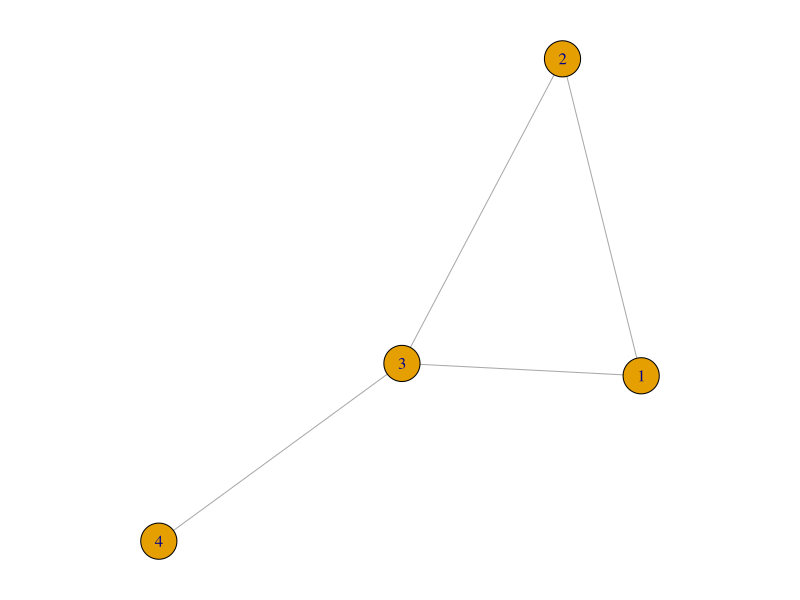
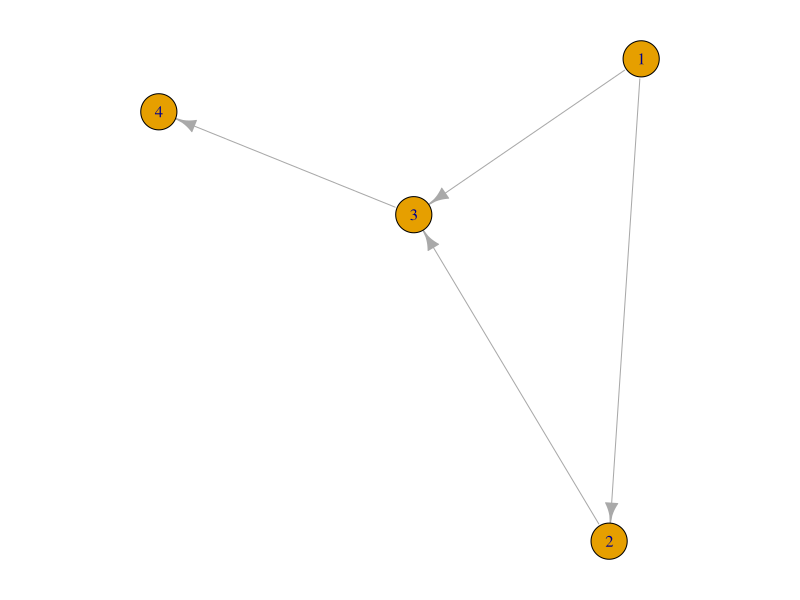
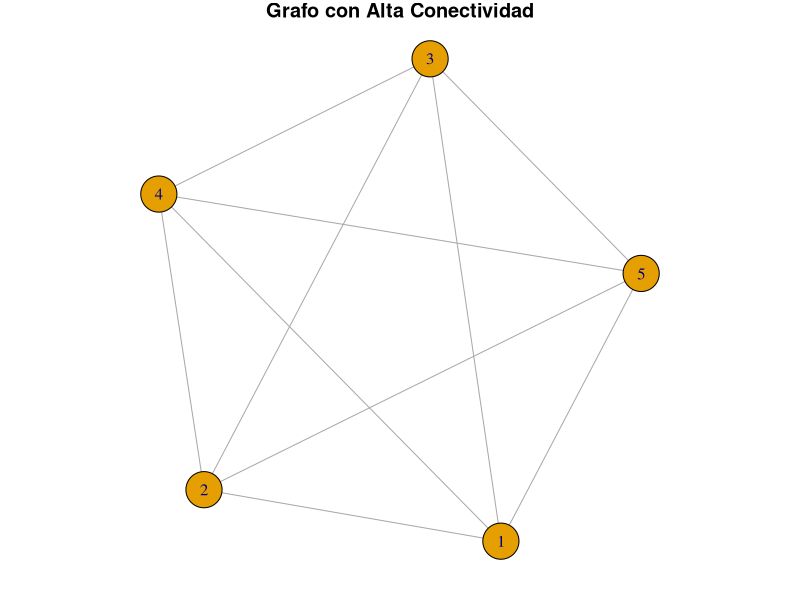
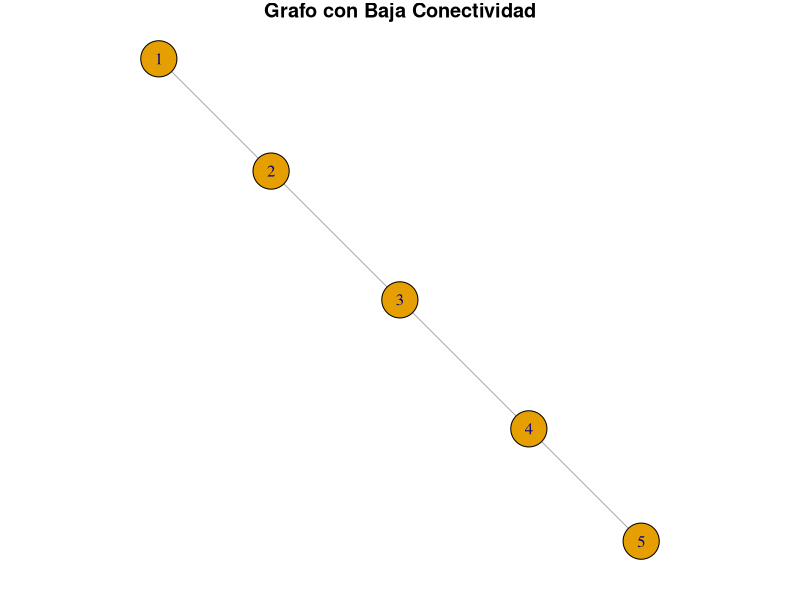
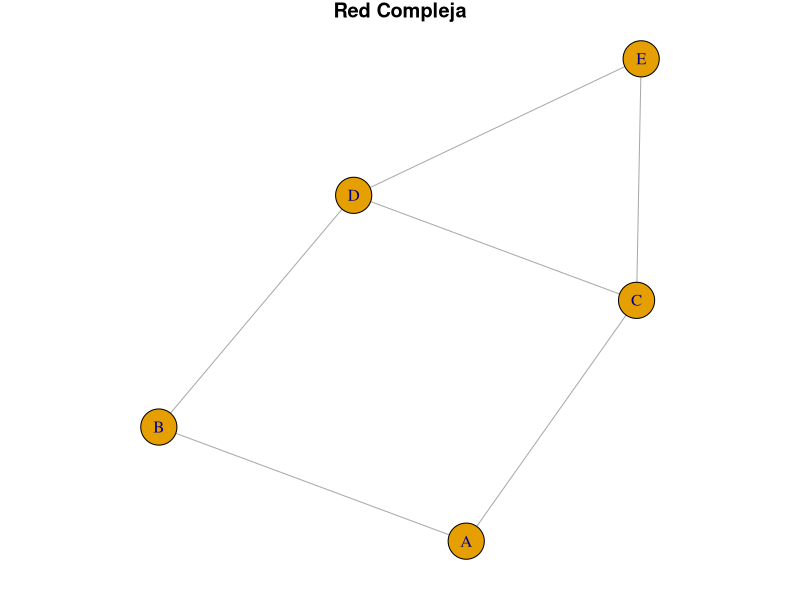

Source code (R) for these figures, in order: (Note: this script raises an error after producing the figures.)
## ---- chunk 1
# Instalación del paquete igraph
if (!requireNamespace("igraph", quietly = TRUE)) {
  install.packages("igraph")
}
library(igraph)
## ---- chunk 2
par(mar = c(1, 1, 1, 1))
g1 <- make_graph(edges = c(1, 2, 1, 3, 2, 3, 3, 4), n = 4, directed = FALSE)
plot(g1)
## ---- chunk 3
g2 <- make_graph(edges = c(1, 2, 1, 3, 2, 3, 3, 4), n = 4, directed = TRUE)
par(mar = c(1, 1, 1, 1))
plot(g2)
## ---- chunk 4
# Grafo completo de 5 nodos (alta conectividad)
g_high <- make_full_graph(5)
plot(g_high, main = "Grafo con Alta Conectividad")

# Verificamos la conectividad de nodos y aristas
cat("Conectividad de nodos (g_high):", vertex_connectivity(g_high), "\n")
cat("Conectividad de aristas (g_high):", edge_connectivity(g_high), "\n")
cat("¿Es conexo (g_high)?", is_connected(g_high), "\n")
## ---- chunk 5
# Grafo lineal de 5 nodos (baja conectividad)
g_low <- make_graph(edges = c(1, 2, 2, 3, 3, 4, 4, 5), n = 5, directed = FALSE)
plot(g_low, main = "Grafo con Baja Conectividad")

# Verificamos la conectividad de nodos y aristas
cat("Conectividad de nodos (g_low):", vertex_connectivity(g_low), "\n")
cat("Conectividad de aristas (g_low):", edge_connectivity(g_low), "\n")
cat("¿Es conexo (g_low)?", is_connected(g_low), "\n")
## ---- chunk 6
# Crear un grafo con 5 nodos y 6 aristas
g_vis_examples <- make_graph(c("A", "B", "A", "C", "B", "D", "C", "D", "C", "E", "D", "E"), directed = FALSE)

# Visualizar la red básica
plot(g_vis_examples, vertex.label = V(g_vis_examples)$name, main = "Red Compleja")
## ---- chunk 7
# Convertir el grafo en data.frame con formato "from-to"

# Convertir el grafo en una matriz de adyacencia
adjacency_matrix <- as.matrix(as_adjacency_matrix(g_vis_examples))

# Mostrar la matriz de adyacencia
adjacency_matrix

## ---- chunk 8
# Instala el paquete si aún no está instalado
if (!requireNamespace("Matrix", quietly = TRUE)) {
  install.packages("Matrix")
}
# Cargar el paquete Matrix
library(Matrix)

# Crear una matriz dispersa
# Definimos una matriz de 5x5 con solo algunos enlaces
adj_matrix <- Matrix(c(0, 1, 0, 0, 1,
                       1, 0, 1, 0, 0,
                       0, 1, 0, 1, 0,
                       0, 0, 1, 0, 1,
                       1, 0, 0, 1, 0), 
                     nrow = 5, ncol = 5, sparse = TRUE)

# Mostrar la matriz dispersa
print(adj_matrix)

# igraph ahora usa matrices sparse por definicion:
print(as_adjacency_matrix(g_vis_examples))
## ---- chunk 9

# Crear una matriz de adyacencia 20000x20000 en base R (approx no. genes en genoma humano)
# Han estimado 650000 interacciones entre estos genes
set.seed(42)
dense_matrix <- matrix(0, nrow = 20000, ncol = 20000)
positions <- sample(1:(1000*1000), size = 650000)  # Solo 1000 conexiones
dense_matrix[positions] <- 1

# Mostrar el tamaño en memoria de la matriz densa
dense_matrix_size <- object.size(dense_matrix)
print(paste("Tamaño de la matriz densa:", format(dense_matrix_size, units = "auto")))

# Convertir la matriz densa a una matriz dispersa
sparse_matrix <- as(dense_matrix, "sparseMatrix")

# Mostrar el tamaño en memoria de la matriz dispersa
sparse_matrix_size <- object.size(sparse_matrix)
print(paste("Tamaño de la matriz dispersa:", format(sparse_matrix_size, units = "auto")))

## ---- chunk 10
plot(g_vis_examples, vertex.color = c("red", "green", "blue", "orange", "purple"), vertex.label = V(g_vis_examples)$name, main = "Colores de Nodos Diferentes")
## ---- chunk 11
vertex_sizes <- degree(g_vis_examples) * 5
plot(g_vis_examples, vertex.size = vertex_sizes, vertex.label = V(g_vis_examples)$name, main = "Tamaño de Nodos Basado en Grado")
## ---- chunk 12
plot(g_vis_examples, edge.lty = "dotted", vertex.label = V(g_vis_examples)$name, main = "Aristas Dotted")
## ---- chunk 13
plot(g_vis_examples, edge.color = "purple", vertex.label = V(g_vis_examples)$name, main = "Colores de Aristas Diferentes")
## ---- chunk 14
plot(g_vis_examples, layout = layout_in_circle, vertex.label = V(g_vis_examples)$name, main = "Estructura Circular")

# No se ver muy bien - vamos a ver mejro
# Crear un grafo aleatorio con 20 nodos y un número específico de aristas
set.seed(1)
g_20 <- sample_gnp(20, p = 0.2)  # Generar una red aleatoria

# Visualizar la red en un layout circular
plot(g_20, layout = layout_in_circle, vertex.label = V(g_20)$name, 
     vertex.color = "lightblue", edge.color = "gray", main = "Red Circular con 20 Nodos")


## ---- chunk 15
plot(g_vis_examples, layout = layout_on_grid, vertex.label = V(g_vis_examples)$name, main = "Estructura de Grid")

plot(g_20, layout = layout_on_grid, vertex.label = V(g_20)$name, 
     vertex.color = "lightgreen", edge.color = "gray", main = "Red Grid con 20 Nodos")

## ---- chunk 16

# Calcular el grado para cada nodo
degree_values <- degree(g_20)
# Normalizar los valores del grado para que estén entre 0 y 1
degree_normalized <- (degree_values - min(degree_values)) / (max(degree_values) - min(degree_values))
# Asignar colores según el grado
# Usaremos un gradiente de colores de azul (bajo grado) a rojo (alto grado)
node_colors <- colorRampPalette(c("blue", "red"))(length(degree_normalized))[rank(degree_normalized)]
# Graficar el grafo
plot(g_20, vertex.color = node_colors, main = "Grafo con Nodos Coloreados por Grado")

## ---- chunk 17
set.seed(42) # Para reproducibilidad
plot(g_vis_examples, vertex.label = V(g_vis_examples)$name, vertex.size = 10, edge.curved = 0.2, main = "Curved edges")
## ---- chunk 18
set.seed(42) # Para reproducibilidad
plot(g_vis_examples, layout = layout_randomly, vertex.label = V(g_vis_examples)$name, main = "Colocación Aleatoria")
## ---- chunk 19
# Crear un grafo de isla
set.seed(42)
g <- sample_islands(3, 10, 5/10, 1)
plot(g, vertex.label=V(g)$name, main="Grafo de Isla")
## ---- chunk 20
# Grafo Erdős-Rényi
g_er <- sample_gnp(100, p = 0.05)
plot(g_er, vertex.size=5, main="Grafo Erdős-Rényi")
## ---- chunk 21
# Grafo Barabási-Albert
g_ba <- sample_pa(100)
plot(g_ba, vertex.size=5, main="Grafo Barabási-Albert")
## ---- chunk 22
# Personalización de redes en igraph

# Grafo de ejemplo
g <- sample_gnp(20, p = 0.1)

# Personalizar atributos de nodos
V(g)$color <- ifelse(degree(g) > 2, "red", "blue")  # Color por grado
V(g)$size <- degree(g) * 3  # Tamaño de nodo proporcional al grado
V(g)$label <- paste0("Node:", V(g))  # Etiquetas de nodos

# Personalizar atributos de aristas
E(g)$color <- "gray"  # Color de aristas
E(g)$width <- 2  # Ancho de aristas

# Graficar el grafo personalizado
plot(g, vertex.label=V(g)$label, edge.arrow.size=0.5, 
     main="Grafo Personalizado: Atributos de Nodos y Aristas")
## ---- chunk 23

# Crear una red aleatoria
set.seed(42)
g_clustering <- sample_gnp(n = 15, p = 0.15, directed = FALSE)

# Calcular el coeficiente de clustering por nodo
vertex_clustering <- transitivity(g_clustering, type = "local")
V(g_clustering)$color <- ifelse(vertex_clustering > 0, "red", "lightblue")

# Visualizar la red con coeficiente de clustering - si los vecinos estan conectadas, se visualiza en rojo!
set.seed(321)
plot(g_clustering, vertex.size = 5, vertex.label = NA, main = "Coeficiente de Clustering Local")
## ---- chunk 24
library(igraph)
set.seed(333)
# High Global Clustering Coefficient - Small-World Network
g_high_clustering <- sample_smallworld(dim = 1, size = 30, nei = 3, p = 0.05)
global_clustering_high <- transitivity(g_high_clustering, type = "global")
cat("Global Clustering Coefficient (High):", global_clustering_high, "\n")

# Low Global Clustering Coefficient - Random Network
g_low_clustering <- sample_gnp(30, p = 0.05, directed = FALSE)
global_clustering_low <- transitivity(g_low_clustering, type = "global")
cat("Global Clustering Coefficient (Low):", global_clustering_low, "\n")

# Plotting both networks
par(mfrow = c(1, 2))
plot(g_high_clustering, main = paste("High Clustering (Coeff:", round(global_clustering_high, 2), ")"),
     vertex.size = 8, vertex.label = NA, edge.color = "dodgerblue")
plot(g_low_clustering, main = paste("Low Clustering (Coeff:", round(global_clustering_low, 2), ")"),
     vertex.size = 8, vertex.label = NA, edge.color = "tomato")
par(mfrow = c(1, 1))

## ---- chunk 25
set.seed(123)
g <- sample_gnp(10, p = 0.5)

# Calculate betweenness centrality for all nodes
betweenness_centrality <- betweenness(g)

# Normalize the betweenness values for better visualization (optional)
betweenness_normalized <- (betweenness_centrality - min(betweenness_centrality)) / 
    (max(betweenness_centrality) - min(betweenness_centrality))

# Visualize the graph with nodes colored by betweenness centrality
plot(g, 
     vertex.size = 20, 
     vertex.color = heat.colors(100, rev=TRUE)[round(betweenness_normalized * 99) + 1], # Color nodes based on centrality # Optionally remove labels
     main = "Graph colored by Betweenness Centrality")
## ---- chunk 26
# Crear una red de escala libre usando el modelo de Barabási-Albert
g_sf <- sample_pa(1000)

# Obtener la distribución de grado
degree_distribution <- degree(g_sf)

# Visualizar la distribución de grado
hist(degree_distribution, breaks=50, main="Distribución de Grado de una Red de Escala Libre", 
     xlab="Grado", ylab="Frecuencia")
